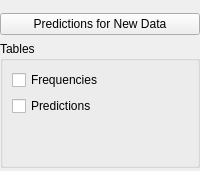
    <widget class="QWidget" name="widget_11" native="true">
     <layout class="QGridLayout" name="gridLayout_6">
      <property name="leftMargin">
       <number>0</number>
      </property>
      <property name="topMargin">
       <number>0</number>
      </property>
      <property name="rightMargin">
       <number>0</number>
      </property>
      <property name="bottomMargin">
       <number>0</number>
      </property>
      <property name="verticalSpacing">
       <number>0</number>
      </property>
      <item row="0" column="0">
       <widget class="QWidget" name="widget_10" native="true">
        <property name="sizePolicy">
         <sizepolicy hsizetype="Preferred" vsizetype="Preferred">
          <horstretch>0</horstretch>
          <verstretch>0</verstretch>
         </sizepolicy>
        </property>
        <layout class="QGridLayout" name="gridLayout_5">
         <property name="leftMargin">
          <number>0</number>
         </property>
         <property name="topMargin">
          <number>13</number>
         </property>
         <property name="rightMargin">
          <number>0</number>
         </property>
         <property name="bottomMargin">
          <number>3</number>
         </property>
         <item row="1" column="0">
          <widget class="ExpanderButton" name="expanderModel">
           <property name="sizePolicy">
            <sizepolicy hsizetype="Expanding" vsizetype="Preferred">
             <horstretch>0</horstretch>
             <verstretch>0</verstretch>
            </sizepolicy>
           </property>
           <property name="text">
            <string>Predictions for New Data</string>
           </property>
          </widget>
         </item>
         <item row="2" column="0">
          <widget class="BoundGroupBox" name="modelTerms">
           <property name="title">
            <string>Tables</string>
           </property>
           <layout class="QGridLayout" name="gridLayout_23">
            <item row="1" column="0">
             <widget class="BoundCheckBox" name="newPredictions">
              <property name="text">
               <string>Predictions</string>
              </property>
             </widget>
            </item>
            <item row="0" column="0">
             <widget class="BoundCheckBox" name="newFrequencies">
              <property name="text">
               <string>Frequencies</string>
              </property>
             </widget>
            </item>
            <item row="2" column="0">
             <spacer name="verticalSpacer_12">
              <property name="orientation">
               <enum>Qt::Vertical</enum>
              </property>
              <property name="sizeHint" stdset="0">
               <size>
                <width>20</width>
                <height>40</height>
               </size>
              </property>
             </spacer>
            </item>
           </layout>
          </widget>
         </item>
        </layout>
       </widget>
      </item>
     </layout>
    </widget>
